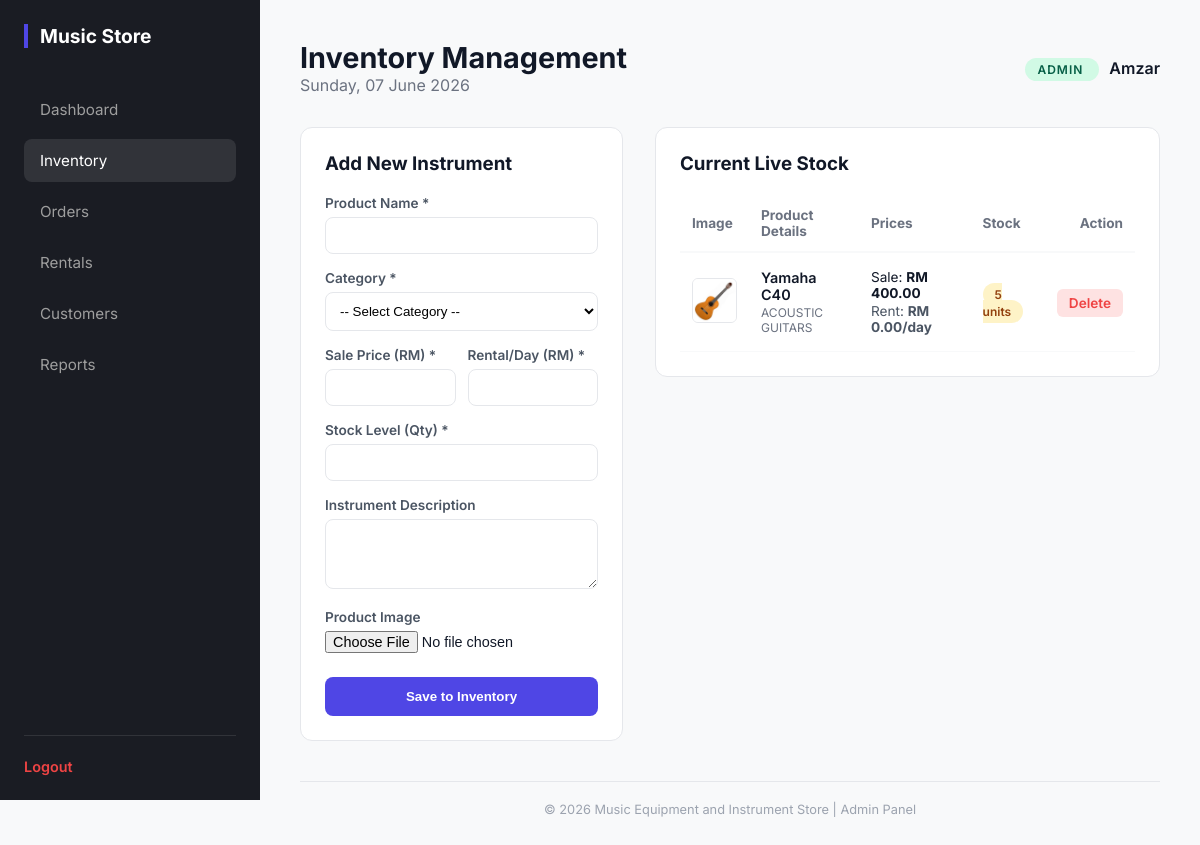
Page /admin/admin_products.php (signed in) on the committed database.
### tables this page shows
CREATE TABLE `products` (
  `prod_id` int(11) NOT NULL,
  `category_id` int(11) NOT NULL,
  `staff_id` int(11) NOT NULL,
  `prod_name` varchar(255) NOT NULL,
  `prod_description` text DEFAULT NULL,
  `prod_sale_price` decimal(10,2) DEFAULT NULL,
  `prod_rental_price` decimal(10,2) DEFAULT NULL,
  `prod_qty` int(11) NOT NULL,
  `prod_image` varchar(255) DEFAULT NULL,
  `status` enum('Available','Out of Stock','Discontinued') DEFAULT 'Available',
  `created_at` timestamp NOT NULL DEFAULT current_timestamp()
);

CREATE TABLE `categories` (
  `category_id` int(11) NOT NULL,
  `category_name` varchar(100) NOT NULL
);

### admin/admin_products.php (the view, shortened to what this page needs)
<?php
require_once('../database.php');
$products_query = "SELECT p.*, c.category_name
                   FROM products p
                   JOIN categories c ON p.category_id = c.category_id
                   ORDER BY p.prod_id DESC";
$products_result = mysqli_query($conn, $products_query);
require_once('admin_header.php');
?>
<div style="display: grid; grid-template-columns: 1fr 2fr; gap: 32px; align-items: start;">
    <div class="table-container" style="margin-top: 0;">
        <h3 style="margin-bottom: 20px; font-weight: 700; color: var(--text-main);">Add New Instrument</h3>
        <form action="admin_products.php" method="POST" enctype="multipart/form-data">
            <div class="form-group" style="margin-bottom: 16px;">
                <label style="display: block; font-size: 0.85rem; font-weight: 600; margin-bottom: 6px; color: #4b5563;">Product Name *</label>
                <input type="text" name="prod_name" required style="width: 100%; padding: 10px; border: 1px solid var(--border-color); border-radius: 8px; outline: none;">
            </div>
            <div class="form-group" style="margin-bottom: 16px;">
                <label style="display: block; font-size: 0.85rem; font-weight: 600; margin-bottom: 6px; color: #4b5563;">Category *</label>
                <select name="category_id" required style="width: 100%; padding: 10px; border: 1px solid var(--border-color); border-radius: 8px; background: white; outline: none;">
                    <option value="">-- Select Category --</option>
                </select>
            </div>
            <div style="display: grid; grid-template-columns: 1fr 1fr; gap: 12px; margin-bottom: 16px;">
                <div class="form-group">
                    <label style="display: block; font-size: 0.85rem; font-weight: 600; margin-bottom: 6px; color: #4b5563;">Sale Price (RM) *</label>
                    <input type="number" step="0.01" name="prod_sale_price" required style="width: 100%; padding: 10px; border: 1px solid var(--border-color); border-radius: 8px; outline: none;">
                </div>
                <div class="form-group">
                    <label style="display: block; font-size: 0.85rem; font-weight: 600; margin-bottom: 6px; color: #4b5563;">Rental/Day (RM) *</label>
                    <input type="number" step="0.01" name="prod_rental_price" required style="width: 100%; padding: 10px; border: 1px solid var(--border-color); border-radius: 8px; outline: none;">
                </div>
            </div>
            <div class="form-group" style="margin-bottom: 16px;">
                <label style="display: block; font-size: 0.85rem; font-weight: 600; margin-bottom: 6px; color: #4b5563;">Stock Level (Qty) *</label>
                <input type="number" name="prod_qty" required style="width: 100%; padding: 10px; border: 1px solid var(--border-color); border-radius: 8px; outline: none;">
            </div>
            <div class="form-group" style="margin-bottom: 16px;">
                <label style="display: block; font-size: 0.85rem; font-weight: 600; margin-bottom: 6px; color: #4b5563;">Instrument Description</label>
                <textarea name="prod_description" rows="3" style="width: 100%; padding: 10px; border: 1px solid var(--border-color); border-radius: 8px; font-family: inherit; outline: none; resize: vertical;"></textarea>
            </div>
            <div class="form-group" style="margin-bottom: 24px;">
                <label style="display: block; font-size: 0.85rem; font-weight: 600; margin-bottom: 6px; color: #4b5563;">Product Image</label>
                <input type="file" name="prod_image" accept="image/*" style="font-size: 0.9rem;">
            </div>
            <button type="submit" name="add_product" style="width: 100%; padding: 12px; background: var(--accent-color); color: white; border: none; border-radius: 8px; font-weight: 600; cursor: pointer; transition: 0.2s;" onmouseover="this.style.opacity='0.9'" onmouseout="this.style.opacity='1'">
                Save to Inventory
            </button>
        </form>
    </div>
    <div class="table-container" style="margin-top: 0;">
        <h3 style="margin-bottom: 20px; font-weight: 700; color: var(--text-main);">Current Live Stock</h3>
        <div style="overflow-x: auto;">
            <table>
                <thead>
                    <tr>
                        <th>Image</th>
                        <th>Product Details</th>
                        <th>Prices</th>
                        <th>Stock</th>
                        <th style="text-align: right;">Action</th>
                    </tr>
                </thead>
                <tbody>
                    <?php if (mysqli_num_rows($products_result) > 0): ?>
                        <?php while($row = mysqli_fetch_assoc($products_result)): ?>
                        <tr>
                            <td style="width: 60px;">
                                <img src="../uploads/<?php echo (!empty($row['prod_image'])) ? $row['prod_image'] : 'default.jpg'; ?>"
                                     alt="Item"
                                     style="width: 45px; height: 45px; object-fit: cover; border-radius: 6px; border: 1px solid var(--border-color);">
                            </td>
                            <td>
                                <div style="font-weight: 600; color: var(--text-main);"><?php echo $row['prod_name']; ?></div>
                                <div style="font-size: 0.75rem; color: #6b7280; text-transform: uppercase; margin-top: 2px;"><?php echo $row['category_name']; ?></div>
                            </td>
                            <td>
                                <div style="font-size: 0.85rem; color: #111827;">Sale: <strong>RM <?php echo number_format($row['prod_sale_price'], 2); ?></strong></div>
                                <div style="font-size: 0.85rem; color: #4b5563; margin-top: 2px;">Rent: <strong>RM <?php echo number_format($row['prod_rental_price'], 2); ?>/day</strong></div>
                            </td>
                            <td>
                                <span class="status-pill <?php echo ($row['prod_qty'] > 5) ? 'completed' : 'pending'; ?>">
                                    <?php echo $row['prod_qty']; ?> units
                                </span>
                            </td>
                            <td style="text-align: right;">
                                <a href="admin_products.php?delete_id=<?php echo $row['prod_id']; ?>"
                                   style="color: #ef4444; text-decoration: none; font-size: 0.85rem; font-weight: 600; padding: 6px 12px; border-radius: 6px; background: #fee2e2; transition: 0.2s;"
                                   onclick="return confirm('Are you sure you want to permanently delete this item from inventory?')">
                                   Delete
                                </a>
                            </td>
                        </tr>
                        <?php endwhile; ?>
                    <?php else: ?>
                        <tr>
                            <td colspan="5" style="text-align: center; padding: 40px; color: #9ca3af;">No products found in database.</td>
                        </tr>
                    <?php endif; ?>
                </tbody>
            </table>
        </div>
    </div>
</div>
<?php require_once('admin_footer.php'); ?>

### admin/admin.css (style rules this page uses)
:root { --sidebar-bg: #1a1c23; --sidebar-text: #9e9e9e; --sidebar-hover: #ffffff; --accent-color: #4f46e5; --bg-light: #f8f9fa; --white: #ffffff; --border-color: #e5e7eb; --text-main: #111827; --sidebar-width: 260px; }
*, *::before, *::after { box-sizing: border-box; margin: 0; padding: 0; }
body { font-family: 'Inter', 'DM Sans', sans-serif; background-color: var(--bg-light); color: var(--text-main); display: flex; }
.table-container { background: var(--white); border-radius: 12px; border: 1px solid var(--border-color); padding: 24px; margin-top: 24px; }
table { width: 100%; border-collapse: collapse; }
th { text-align: left; padding: 12px; border-bottom: 2px solid var(--bg-light); color: #6b7280; font-size: 0.85rem; }
td { padding: 16px 12px; border-bottom: 1px solid var(--bg-light); font-size: 0.9rem; }
.status-pill { padding: 4px 12px; border-radius: 20px; font-size: 0.75rem; font-weight: 600; }
.pending { background: #fef3c7; color: #92400e; }

### rows in the picture
products: prod_image (picture), prod_name "Yamaha C40", category.category_name "ACOUSTIC GUITARS", prod_sale_price "400.00", prod_rental_price "0.00", prod_qty "5"

### other values in the picture
$page_title "Inventory Management"
$_SESSION['staff_role'] "ADMIN"
$_SESSION['staff_name'] "Amzar"
